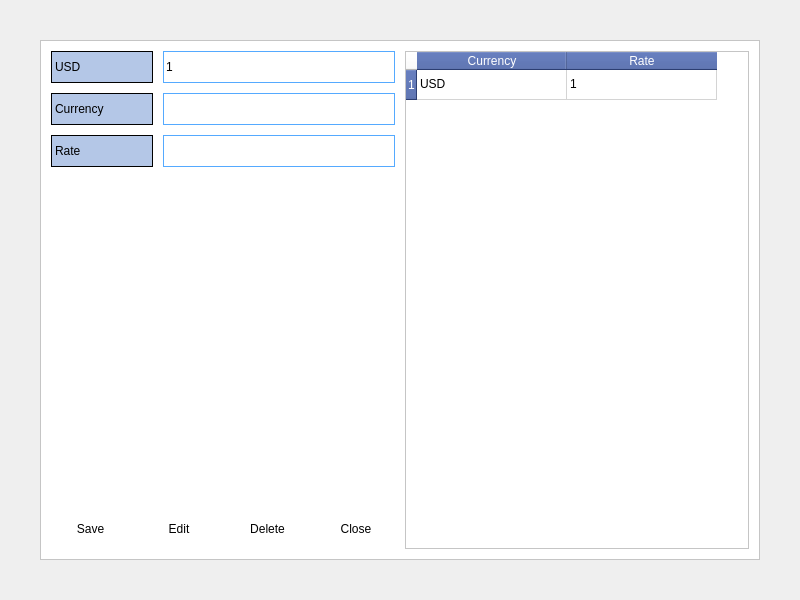
<?xml version="1.0" encoding="UTF-8"?>
<ui version="4.0">
 <class>MainWindow</class>
 <widget class="QMainWindow" name="MainWindow">
  <property name="geometry">
   <rect>
    <x>0</x>
    <y>0</y>
    <width>800</width>
    <height>600</height>
   </rect>
  </property>
  <property name="windowTitle">
   <string>GDAS Costing System</string>
  </property>
  <property name="windowIcon">
   <iconset>
    <normaloff>../Images/GDAS_Logo.ico</normaloff>../Images/GDAS_Logo.ico</iconset>
  </property>
  <widget class="QWidget" name="centralwidget">
   <layout class="QVBoxLayout" name="verticalLayout">
    <property name="spacing">
     <number>20</number>
    </property>
    <property name="leftMargin">
     <number>40</number>
    </property>
    <property name="topMargin">
     <number>40</number>
    </property>
    <property name="rightMargin">
     <number>40</number>
    </property>
    <property name="bottomMargin">
     <number>40</number>
    </property>
    <item>
     <widget class="QFrame" name="frame">
      <property name="styleSheet">
       <string notr="true">QFrame{
background-color:rgb(255, 255, 255);

}
QWidget{
background-color:rgb(255, 255, 255);

}</string>
      </property>
      <property name="frameShape">
       <enum>QFrame::StyledPanel</enum>
      </property>
      <property name="frameShadow">
       <enum>QFrame::Raised</enum>
      </property>
      <layout class="QVBoxLayout" name="verticalLayout_2">
       <property name="spacing">
        <number>0</number>
       </property>
       <property name="leftMargin">
        <number>0</number>
       </property>
       <property name="topMargin">
        <number>0</number>
       </property>
       <property name="rightMargin">
        <number>0</number>
       </property>
       <property name="bottomMargin">
        <number>0</number>
       </property>
       <item>
        <widget class="QStackedWidget" name="stackedWidget">
         <widget class="QWidget" name="CurrencyPage">
          <property name="styleSheet">
           <string notr="true">QPushButton

{
	color: rgb(0, 0, 0);
	font: bold 16pt &quot;Calibri&quot;;
	min-width: 50px;
	min-height: 40px;
	border-radius: 4px;
	background-color: qlineargradient(x1: 0, y1: 0, x2: 0, y2: 1,
                                      stop: 0 #f6f7fa, stop: 1 #dadbde);
}

QPushButton::pressed {
   background-color: qlineargradient(spread:pad, x1:0.5, y1:0, x2:0.506, y2:1, stop:0 rgba(180, 199, 231, 255), stop:1 rgba(255, 255, 255, 255));
}
QPushButton::hover {
	background-color: qlineargradient(spread:pad, x1:0.5, y1:0, x2:0.506, y2:1, stop:0 rgba(180, 199, 231, 255), stop:1 rgba(255, 255, 255, 255));

}

QPushButton::focus {
	border: 1px solid rgb(0, 85, 255);


}

QLabel
{
	background-color: rgb(180, 199, 231);
	min-width: 100px;
min-height:30px;
	color: rgb(0, 0, 0);
	font: bold 16pt &quot;Calibri&quot;;
	border: 1px solid black;
}

QLineEdit
{
min-height:30px;
	color: rgb(0, 0, 0);
	font: bold 14pt &quot;Calibri&quot;;
border: 1px solid rgb(85, 170, 255);
}

QLineEdit::focus {
	border: 1px solid rgb(0, 85, 255);
}


QTableWidget
{
color: rgb(0, 0, 0);

	font: bold 14pt &quot;Calibri&quot;;
	alternate-background-color: rgb(180, 199, 231);
}

QTableWidget::focus
{
	border: 1px solid rgb(0, 85, 255);
}

QHeaderView::section
{
	background-color: rgb(62, 87, 160);
color: white;
font: bold 16pt &quot;Calibri&quot;;

}

QDateTimeEdit
{
color: rgb(0, 0, 0);
min-height:30px;
	font: bold 14pt &quot;Calibri&quot;;
}
QComboBox
{
color: rgb(0, 0, 0);

min-height:30px;
	font: bold 14pt &quot;Calibri&quot;;

}


</string>
          </property>
          <layout class="QGridLayout" name="gridLayout">
           <property name="leftMargin">
            <number>10</number>
           </property>
           <property name="topMargin">
            <number>10</number>
           </property>
           <property name="rightMargin">
            <number>10</number>
           </property>
           <property name="bottomMargin">
            <number>10</number>
           </property>
           <property name="spacing">
            <number>10</number>
           </property>
           <item row="0" column="0">
            <layout class="QFormLayout" name="formLayout_2">
             <property name="fieldGrowthPolicy">
              <enum>QFormLayout::ExpandingFieldsGrow</enum>
             </property>
             <property name="horizontalSpacing">
              <number>10</number>
             </property>
             <property name="verticalSpacing">
              <number>10</number>
             </property>
             <item row="1" column="0">
              <widget class="QLabel" name="label">
               <property name="text">
                <string>Currency</string>
               </property>
              </widget>
             </item>
             <item row="1" column="1">
              <widget class="QLineEdit" name="CurrencyNameENT"/>
             </item>
             <item row="2" column="0">
              <widget class="QLabel" name="label_2">
               <property name="text">
                <string>Rate</string>
               </property>
              </widget>
             </item>
             <item row="2" column="1">
              <widget class="QLineEdit" name="CurrencyRateENT"/>
             </item>
             <item row="0" column="0">
              <widget class="QLabel" name="label_3">
               <property name="text">
                <string>USD</string>
               </property>
              </widget>
             </item>
             <item row="0" column="1">
              <widget class="QLineEdit" name="lineEdit_3">
               <property name="focusPolicy">
                <enum>Qt::NoFocus</enum>
               </property>
               <property name="text">
                <string>1</string>
               </property>
               <property name="readOnly">
                <bool>true</bool>
               </property>
              </widget>
             </item>
            </layout>
           </item>
           <item row="0" column="1" rowspan="3">
            <layout class="QVBoxLayout" name="verticalLayout_6">
             <item>
              <widget class="QTableWidget" name="CurrencyTable">
               <property name="focusPolicy">
                <enum>Qt::ClickFocus</enum>
               </property>
               <property name="editTriggers">
                <set>QAbstractItemView::NoEditTriggers</set>
               </property>
               <property name="alternatingRowColors">
                <bool>true</bool>
               </property>
               <property name="selectionMode">
                <enum>QAbstractItemView::SingleSelection</enum>
               </property>
               <property name="selectionBehavior">
                <enum>QAbstractItemView::SelectRows</enum>
               </property>
               <attribute name="horizontalHeaderDefaultSectionSize">
                <number>150</number>
               </attribute>
               <attribute name="horizontalHeaderHighlightSections">
                <bool>false</bool>
               </attribute>
               <attribute name="verticalHeaderHighlightSections">
                <bool>false</bool>
               </attribute>
               <row>
                <property name="text">
                 <string>1</string>
                </property>
               </row>
               <column>
                <property name="text">
                 <string>Currency</string>
                </property>
               </column>
               <column>
                <property name="text">
                 <string>Rate</string>
                </property>
               </column>
               <item row="0" column="0">
                <property name="text">
                 <string>USD</string>
                </property>
               </item>
               <item row="0" column="1">
                <property name="text">
                 <string>1</string>
                </property>
               </item>
              </widget>
             </item>
            </layout>
           </item>
           <item row="1" column="0">
            <spacer name="verticalSpacer">
             <property name="orientation">
              <enum>Qt::Vertical</enum>
             </property>
             <property name="sizeHint" stdset="0">
              <size>
               <width>20</width>
               <height>40</height>
              </size>
             </property>
            </spacer>
           </item>
           <item row="2" column="0">
            <layout class="QHBoxLayout" name="horizontalLayout_2">
             <property name="spacing">
              <number>10</number>
             </property>
             <item>
              <widget class="QPushButton" name="CurrencySavePBT">
               <property name="text">
                <string>Save</string>
               </property>
              </widget>
             </item>
             <item>
              <widget class="QPushButton" name="CurrencyEditPBT">
               <property name="text">
                <string>Edit</string>
               </property>
              </widget>
             </item>
             <item>
              <widget class="QPushButton" name="CurrencyDeletePBT">
               <property name="text">
                <string>Delete</string>
               </property>
              </widget>
             </item>
             <item>
              <widget class="QPushButton" name="CurrencyClosePBT">
               <property name="text">
                <string>Close</string>
               </property>
              </widget>
             </item>
            </layout>
           </item>
          </layout>
         </widget>
         <widget class="QWidget" name="TCPage">
          <property name="styleSheet">
           <string notr="true">QPushButton

{
	color: rgb(0, 0, 0);
	font: bold 16pt &quot;Calibri&quot;;
	min-width: 50px;
	min-height: 40px;
	border-radius: 4px;
	background-color: qlineargradient(x1: 0, y1: 0, x2: 0, y2: 1,
                                      stop: 0 #f6f7fa, stop: 1 #dadbde);
}

QPushButton::pressed {
   background-color: qlineargradient(spread:pad, x1:0.5, y1:0, x2:0.506, y2:1, stop:0 rgba(180, 199, 231, 255), stop:1 rgba(255, 255, 255, 255));
}
QPushButton::hover {
	background-color: qlineargradient(spread:pad, x1:0.5, y1:0, x2:0.506, y2:1, stop:0 rgba(180, 199, 231, 255), stop:1 rgba(255, 255, 255, 255));

}

QPushButton::focus {
	border: 1px solid rgb(0, 85, 255);


}

QLabel
{
	background-color: rgb(180, 199, 231);
	min-width: 100px;
min-height:30px;
	color: rgb(0, 0, 0);
	font: bold 16pt &quot;Calibri&quot;;
	border: 1px solid black;
}

QLineEdit
{
min-height:30px;
	color: rgb(0, 0, 0);
	font: bold 14pt &quot;Calibri&quot;;
border: 1px solid rgb(85, 170, 255);
}

QLineEdit::focus {
	border: 1px solid rgb(0, 85, 255);
}


QTableWidget
{
color: rgb(0, 0, 0);

	font: bold 14pt &quot;Calibri&quot;;
	alternate-background-color: rgb(180, 199, 231);
}

QTableWidget::focus
{
	border: 1px solid rgb(0, 85, 255);
}

QHeaderView::section
{
	background-color: rgb(62, 87, 160);
color: white;
font: bold 16pt &quot;Calibri&quot;;

}

QDateTimeEdit
{
color: rgb(0, 0, 0);
max-height:25px;
	font: bold 14pt &quot;Calibri&quot;;
}
QComboBox
{
color: rgb(0, 0, 0);
min-width:250px;
min-height:30px;
	font: bold 14pt &quot;Calibri&quot;;

}


</string>
          </property>
          <layout class="QVBoxLayout" name="verticalLayout_4">
           <property name="spacing">
            <number>10</number>
           </property>
           <property name="leftMargin">
            <number>10</number>
           </property>
           <property name="topMargin">
            <number>10</number>
           </property>
           <property name="rightMargin">
            <number>10</number>
           </property>
           <property name="bottomMargin">
            <number>10</number>
           </property>
           <item>
            <layout class="QVBoxLayout" name="verticalLayout_3">
             <property name="spacing">
              <number>10</number>
             </property>
             <property name="topMargin">
              <number>0</number>
             </property>
             <property name="bottomMargin">
              <number>0</number>
             </property>
             <item>
              <widget class="QLabel" name="label_4">
               <property name="text">
                <string>Terms &amp; Conditions</string>
               </property>
               <property name="alignment">
                <set>Qt::AlignCenter</set>
               </property>
              </widget>
             </item>
             <item>
              <layout class="QHBoxLayout" name="horizontalLayout_3">
               <property name="spacing">
                <number>10</number>
               </property>
               <item>
                <widget class="QLabel" name="label_5">
                 <property name="text">
                  <string>Name</string>
                 </property>
                </widget>
               </item>
               <item>
                <widget class="QLineEdit" name="TCNameENT"/>
               </item>
               <item>
                <widget class="QLabel" name="label_6">
                 <property name="text">
                  <string>Select T&amp;C</string>
                 </property>
                </widget>
               </item>
               <item>
                <widget class="QComboBox" name="TCSelectCB"/>
               </item>
              </layout>
             </item>
             <item>
              <widget class="QLineEdit" name="TC1ENT"/>
             </item>
             <item>
              <widget class="QLineEdit" name="TC2ENT"/>
             </item>
             <item>
              <widget class="QLineEdit" name="TC3ENT"/>
             </item>
             <item>
              <widget class="QLineEdit" name="TC4ENT"/>
             </item>
             <item>
              <widget class="QLineEdit" name="TC5ENT"/>
             </item>
             <item>
              <widget class="QLineEdit" name="TC6ENT"/>
             </item>
             <item>
              <widget class="QLineEdit" name="TC7ENT"/>
             </item>
             <item>
              <spacer name="verticalSpacer_2">
               <property name="orientation">
                <enum>Qt::Vertical</enum>
               </property>
               <property name="sizeHint" stdset="0">
                <size>
                 <width>20</width>
                 <height>40</height>
                </size>
               </property>
              </spacer>
             </item>
             <item>
              <layout class="QHBoxLayout" name="horizontalLayout_4">
               <property name="spacing">
                <number>10</number>
               </property>
               <item>
                <widget class="QPushButton" name="TCSavePBT">
                 <property name="text">
                  <string>Save</string>
                 </property>
                </widget>
               </item>
               <item>
                <widget class="QPushButton" name="TCResetPBT">
                 <property name="text">
                  <string>Reset</string>
                 </property>
                </widget>
               </item>
               <item>
                <widget class="QPushButton" name="TCDeletePBT">
                 <property name="text">
                  <string>Delete</string>
                 </property>
                </widget>
               </item>
               <item>
                <widget class="QPushButton" name="TCClosePBT">
                 <property name="text">
                  <string>Close</string>
                 </property>
                </widget>
               </item>
              </layout>
             </item>
            </layout>
           </item>
          </layout>
         </widget>
         <widget class="QWidget" name="PrintPage">
          <property name="styleSheet">
           <string notr="true">QPushButton

{
	color: rgb(0, 0, 0);
	font: bold 16pt &quot;Calibri&quot;;
	min-width: 50px;
	min-height: 40px;
	border-radius: 4px;
	background-color: qlineargradient(x1: 0, y1: 0, x2: 0, y2: 1,
                                      stop: 0 #f6f7fa, stop: 1 #dadbde);
}

QPushButton::pressed {
   background-color: qlineargradient(spread:pad, x1:0.5, y1:0, x2:0.506, y2:1, stop:0 rgba(180, 199, 231, 255), stop:1 rgba(255, 255, 255, 255));
}
QPushButton::hover {
	background-color: qlineargradient(spread:pad, x1:0.5, y1:0, x2:0.506, y2:1, stop:0 rgba(180, 199, 231, 255), stop:1 rgba(255, 255, 255, 255));

}

QPushButton::focus {
	border: 1px solid rgb(0, 85, 255);


}

QLabel
{
	background-color: rgb(180, 199, 231);
	min-width: 100px;
min-height:30px;
	color: rgb(0, 0, 0);
	font: bold 16pt &quot;Calibri&quot;;
	border: 1px solid black;
}

QLineEdit
{
min-height:30px;
	color: rgb(0, 0, 0);
	font: bold 14pt &quot;Calibri&quot;;
border: 1px solid rgb(85, 170, 255);
}

QLineEdit::focus {
	border: 1px solid rgb(0, 85, 255);
}


QTableWidget
{
color: rgb(0, 0, 0);

	font: bold 14pt &quot;Calibri&quot;;
	alternate-background-color: rgb(180, 199, 231);
}

QTableWidget::focus
{
	border: 1px solid rgb(0, 85, 255);
}

QHeaderView::section
{
	background-color: rgb(62, 87, 160);
color: white;
font: bold 16pt &quot;Calibri&quot;;

}

QDateTimeEdit
{
color: rgb(0, 0, 0);
max-height:25px;
	font: bold 14pt &quot;Calibri&quot;;
}
QComboBox
{
color: rgb(0, 0, 0);
min-width:250px;
min-height:30px;
	font: bold 14pt &quot;Calibri&quot;;

}


</string>
          </property>
          <layout class="QVBoxLayout" name="verticalLayout_5">
           <property name="spacing">
            <number>10</number>
           </property>
           <property name="leftMargin">
            <number>10</number>
           </property>
           <property name="topMargin">
            <number>10</number>
           </property>
           <property name="rightMargin">
            <number>10</number>
           </property>
           <property name="bottomMargin">
            <number>10</number>
           </property>
           <item>
            <layout class="QGridLayout" name="gridLayout_2">
             <property name="leftMargin">
              <number>10</number>
             </property>
             <property name="topMargin">
              <number>10</number>
             </property>
             <property name="rightMargin">
              <number>10</number>
             </property>
             <property name="bottomMargin">
              <number>10</number>
             </property>
             <property name="spacing">
              <number>10</number>
             </property>
             <item row="1" column="2">
              <widget class="QLabel" name="label_10">
               <property name="text">
                <string>Date</string>
               </property>
              </widget>
             </item>
             <item row="1" column="3">
              <widget class="QLineEdit" name="PrintDateENT">
               <property name="focusPolicy">
                <enum>Qt::NoFocus</enum>
               </property>
               <property name="readOnly">
                <bool>true</bool>
               </property>
              </widget>
             </item>
             <item row="1" column="1">
              <widget class="QLineEdit" name="PrintRefENT">
               <property name="focusPolicy">
                <enum>Qt::NoFocus</enum>
               </property>
               <property name="readOnly">
                <bool>true</bool>
               </property>
              </widget>
             </item>
             <item row="0" column="2">
              <widget class="QLabel" name="label_9">
               <property name="text">
                <string>Qta No.</string>
               </property>
              </widget>
             </item>
             <item row="1" column="0">
              <widget class="QLabel" name="label_8">
               <property name="text">
                <string>Ref No.</string>
               </property>
              </widget>
             </item>
             <item row="0" column="0">
              <widget class="QLabel" name="label_7">
               <property name="text">
                <string>Name</string>
               </property>
              </widget>
             </item>
             <item row="0" column="1">
              <widget class="QLineEdit" name="PrintNameENT">
               <property name="focusPolicy">
                <enum>Qt::NoFocus</enum>
               </property>
               <property name="readOnly">
                <bool>true</bool>
               </property>
              </widget>
             </item>
             <item row="0" column="3">
              <widget class="QLineEdit" name="PrintQtaENT">
               <property name="focusPolicy">
                <enum>Qt::NoFocus</enum>
               </property>
               <property name="readOnly">
                <bool>true</bool>
               </property>
              </widget>
             </item>
             <item row="2" column="0">
              <widget class="QLabel" name="label_11">
               <property name="text">
                <string>Grand Total</string>
               </property>
              </widget>
             </item>
             <item row="2" column="1">
              <widget class="QLineEdit" name="PrintGrandENT">
               <property name="focusPolicy">
                <enum>Qt::NoFocus</enum>
               </property>
               <property name="readOnly">
                <bool>true</bool>
               </property>
              </widget>
             </item>
             <item row="2" column="2">
              <widget class="QLabel" name="label_12">
               <property name="text">
                <string>T &amp; C</string>
               </property>
              </widget>
             </item>
             <item row="2" column="3">
              <widget class="QComboBox" name="PrintTCCB"/>
             </item>
            </layout>
           </item>
           <item>
            <spacer name="verticalSpacer_3">
             <property name="orientation">
              <enum>Qt::Vertical</enum>
             </property>
             <property name="sizeHint" stdset="0">
              <size>
               <width>20</width>
               <height>40</height>
              </size>
             </property>
            </spacer>
           </item>
           <item>
            <layout class="QHBoxLayout" name="horizontalLayout">
             <property name="spacing">
              <number>10</number>
             </property>
             <property name="leftMargin">
              <number>10</number>
             </property>
             <property name="topMargin">
              <number>10</number>
             </property>
             <property name="rightMargin">
              <number>10</number>
             </property>
             <property name="bottomMargin">
              <number>10</number>
             </property>
             <item>
              <widget class="QPushButton" name="PrintWoSRPBT">
               <property name="text">
                <string>Without Sqm Rate</string>
               </property>
              </widget>
             </item>
             <item>
              <widget class="QPushButton" name="PrintWSRPBT">
               <property name="text">
                <string>With Sqm Rate</string>
               </property>
              </widget>
             </item>
             <item>
              <widget class="QPushButton" name="PrintMALPBT">
               <property name="text">
                <string>Print Material List</string>
               </property>
              </widget>
             </item>
             <item>
              <widget class="QPushButton" name="PrintClosePBT">
               <property name="text">
                <string>Close</string>
               </property>
              </widget>
             </item>
            </layout>
           </item>
          </layout>
         </widget>
         <widget class="QWidget" name="GlassPage">
          <property name="styleSheet">
           <string notr="true">QPushButton

{
	color: rgb(0, 0, 0);
	font: bold 16pt &quot;Calibri&quot;;
	min-width: 50px;
	min-height: 40px;
	border-radius: 4px;
	background-color: qlineargradient(x1: 0, y1: 0, x2: 0, y2: 1,
                                      stop: 0 #f6f7fa, stop: 1 #dadbde);
}

QPushButton::pressed {
   background-color: qlineargradient(spread:pad, x1:0.5, y1:0, x2:0.506, y2:1, stop:0 rgba(180, 199, 231, 255), stop:1 rgba(255, 255, 255, 255));
}
QPushButton::hover {
	background-color: qlineargradient(spread:pad, x1:0.5, y1:0, x2:0.506, y2:1, stop:0 rgba(180, 199, 231, 255), stop:1 rgba(255, 255, 255, 255));

}

QPushButton::focus {
	border: 1px solid rgb(0, 85, 255);


}

QLabel
{
	background-color: rgb(180, 199, 231);
	min-width: 100px;
min-height:30px;
	color: rgb(0, 0, 0);
	font: bold 16pt &quot;Calibri&quot;;
	border: 1px solid black;
}

QLineEdit
{
min-height:30px;
	color: rgb(0, 0, 0);
	font: bold 14pt &quot;Calibri&quot;;
border: 1px solid rgb(85, 170, 255);
}

QLineEdit::focus {
	border: 1px solid rgb(0, 85, 255);
}


QTableWidget
{
color: rgb(0, 0, 0);

	font: bold 14pt &quot;Calibri&quot;;
	alternate-background-color: rgb(180, 199, 231);
}

QTableWidget::focus
{
	border: 1px solid rgb(0, 85, 255);
}

QHeaderView::section
{
	background-color: rgb(62, 87, 160);
color: white;
font: bold 16pt &quot;Calibri&quot;;

}

QDateTimeEdit
{
color: rgb(0, 0, 0);
max-height:25px;
	font: bold 14pt &quot;Calibri&quot;;
}
QComboBox
{
color: rgb(0, 0, 0);

max-height:25px;
	font: bold 14pt &quot;Calibri&quot;;

}


</string>
          </property>
          <layout class="QGridLayout" name="gridLayout_3">
           <property name="leftMargin">
            <number>10</number>
           </property>
           <property name="topMargin">
            <number>10</number>
           </property>
           <property name="rightMargin">
            <number>10</number>
           </property>
           <property name="bottomMargin">
            <number>10</number>
           </property>
           <property name="spacing">
            <number>10</number>
           </property>
           <item row="4" column="0">
            <layout class="QHBoxLayout" name="horizontalLayout_5">
             <property name="spacing">
              <number>10</number>
             </property>
             <item>
              <widget class="QPushButton" name="GlassSavePBT">
               <property name="text">
                <string>Save</string>
               </property>
              </widget>
             </item>
             <item>
              <widget class="QPushButton" name="GlassEditPBT">
               <property name="text">
                <string>Edit</string>
               </property>
              </widget>
             </item>
             <item>
              <widget class="QPushButton" name="GlassDeletePBT">
               <property name="text">
                <string>Delete</string>
               </property>
              </widget>
             </item>
             <item>
              <widget class="QPushButton" name="GlassClosePBT">
               <property name="text">
                <string>Close</string>
               </property>
              </widget>
             </item>
            </layout>
           </item>
           <item row="0" column="0">
            <layout class="QFormLayout" name="formLayout_3">
             <property name="fieldGrowthPolicy">
              <enum>QFormLayout::ExpandingFieldsGrow</enum>
             </property>
             <property name="horizontalSpacing">
              <number>10</number>
             </property>
             <property name="verticalSpacing">
              <number>10</number>
             </property>
             <item row="1" column="0">
              <widget class="QLabel" name="label_13">
               <property name="text">
                <string>Name</string>
               </property>
              </widget>
             </item>
             <item row="1" column="1">
              <widget class="QLineEdit" name="GlassNameENT"/>
             </item>
             <item row="2" column="0">
              <widget class="QLabel" name="label_14">
               <property name="text">
                <string>Rate</string>
               </property>
              </widget>
             </item>
             <item row="2" column="1">
              <widget class="QLineEdit" name="GlassRateENT"/>
             </item>
             <item row="0" column="0">
              <widget class="QLabel" name="label_15">
               <property name="text">
                <string>ID</string>
               </property>
              </widget>
             </item>
             <item row="0" column="1">
              <widget class="QLineEdit" name="GlassIDENT">
               <property name="readOnly">
                <bool>true</bool>
               </property>
              </widget>
             </item>
            </layout>
           </item>
           <item row="1" column="0">
            <spacer name="verticalSpacer_4">
             <property name="orientation">
              <enum>Qt::Vertical</enum>
             </property>
             <property name="sizeHint" stdset="0">
              <size>
               <width>20</width>
               <height>421</height>
              </size>
             </property>
            </spacer>
           </item>
           <item row="0" column="1" rowspan="5">
            <layout class="QVBoxLayout" name="verticalLayout_7">
             <item>
              <widget class="QTableWidget" name="GlassTable">
               <property name="focusPolicy">
                <enum>Qt::ClickFocus</enum>
               </property>
               <property name="editTriggers">
                <set>QAbstractItemView::NoEditTriggers</set>
               </property>
               <property name="alternatingRowColors">
                <bool>true</bool>
               </property>
               <property name="selectionMode">
                <enum>QAbstractItemView::SingleSelection</enum>
               </property>
               <property name="selectionBehavior">
                <enum>QAbstractItemView::SelectRows</enum>
               </property>
               <attribute name="horizontalHeaderDefaultSectionSize">
                <number>150</number>
               </attribute>
               <attribute name="horizontalHeaderHighlightSections">
                <bool>false</bool>
               </attribute>
               <attribute name="verticalHeaderHighlightSections">
                <bool>false</bool>
               </attribute>
               <column>
                <property name="text">
                 <string>ID</string>
                </property>
               </column>
               <column>
                <property name="text">
                 <string>Glass Name</string>
                </property>
               </column>
               <column>
                <property name="text">
                 <string>Rate</string>
                </property>
               </column>
              </widget>
             </item>
            </layout>
           </item>
          </layout>
         </widget>
        </widget>
       </item>
      </layout>
     </widget>
    </item>
   </layout>
  </widget>
 </widget>
 <tabstops>
  <tabstop>CurrencyNameENT</tabstop>
  <tabstop>CurrencyRateENT</tabstop>
  <tabstop>CurrencySavePBT</tabstop>
  <tabstop>CurrencyEditPBT</tabstop>
  <tabstop>CurrencyDeletePBT</tabstop>
  <tabstop>CurrencyClosePBT</tabstop>
  <tabstop>TCNameENT</tabstop>
  <tabstop>TCSelectCB</tabstop>
  <tabstop>TC1ENT</tabstop>
  <tabstop>TC2ENT</tabstop>
  <tabstop>TC3ENT</tabstop>
  <tabstop>TC4ENT</tabstop>
  <tabstop>TC5ENT</tabstop>
  <tabstop>TC6ENT</tabstop>
  <tabstop>TC7ENT</tabstop>
  <tabstop>TCSavePBT</tabstop>
  <tabstop>TCResetPBT</tabstop>
  <tabstop>TCDeletePBT</tabstop>
  <tabstop>TCClosePBT</tabstop>
  <tabstop>PrintTCCB</tabstop>
  <tabstop>PrintWoSRPBT</tabstop>
  <tabstop>PrintWSRPBT</tabstop>
  <tabstop>PrintMALPBT</tabstop>
  <tabstop>PrintClosePBT</tabstop>
  <tabstop>GlassIDENT</tabstop>
  <tabstop>GlassNameENT</tabstop>
  <tabstop>GlassRateENT</tabstop>
  <tabstop>GlassSavePBT</tabstop>
  <tabstop>GlassEditPBT</tabstop>
  <tabstop>GlassDeletePBT</tabstop>
  <tabstop>GlassClosePBT</tabstop>
 </tabstops>
 <resources/>
 <connections/>
</ui>
